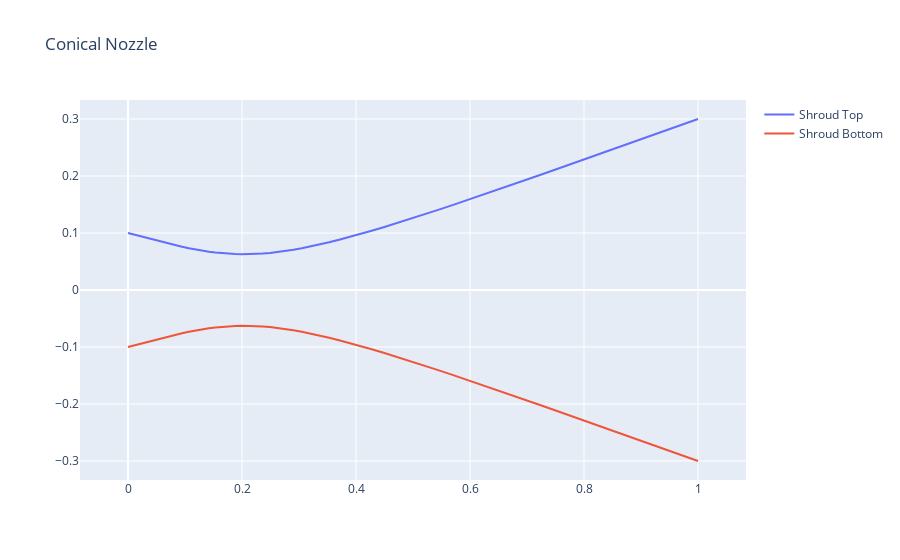

Source (notebook cell):
### Code cell
from paraflow import FlowPassage
import numpy as np

passage = FlowPassage(
    inlet_radius=0.1,
    area_ratio=3.0,
    axial_length=1,
    contour_props=[0.25, 0.25],
    contour_angles=np.radians([-15.0, -15.0]).tolist()
)
passage.visualize("Conical Nozzle")
passage.get_mesh()
